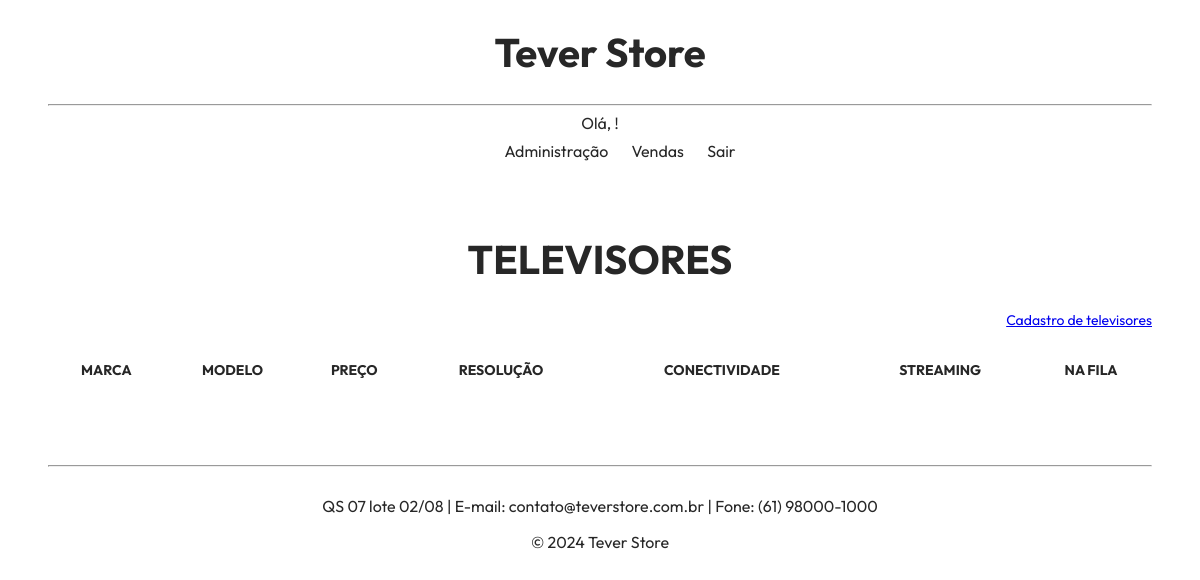
Before: /lista_tel.php with the older database file.
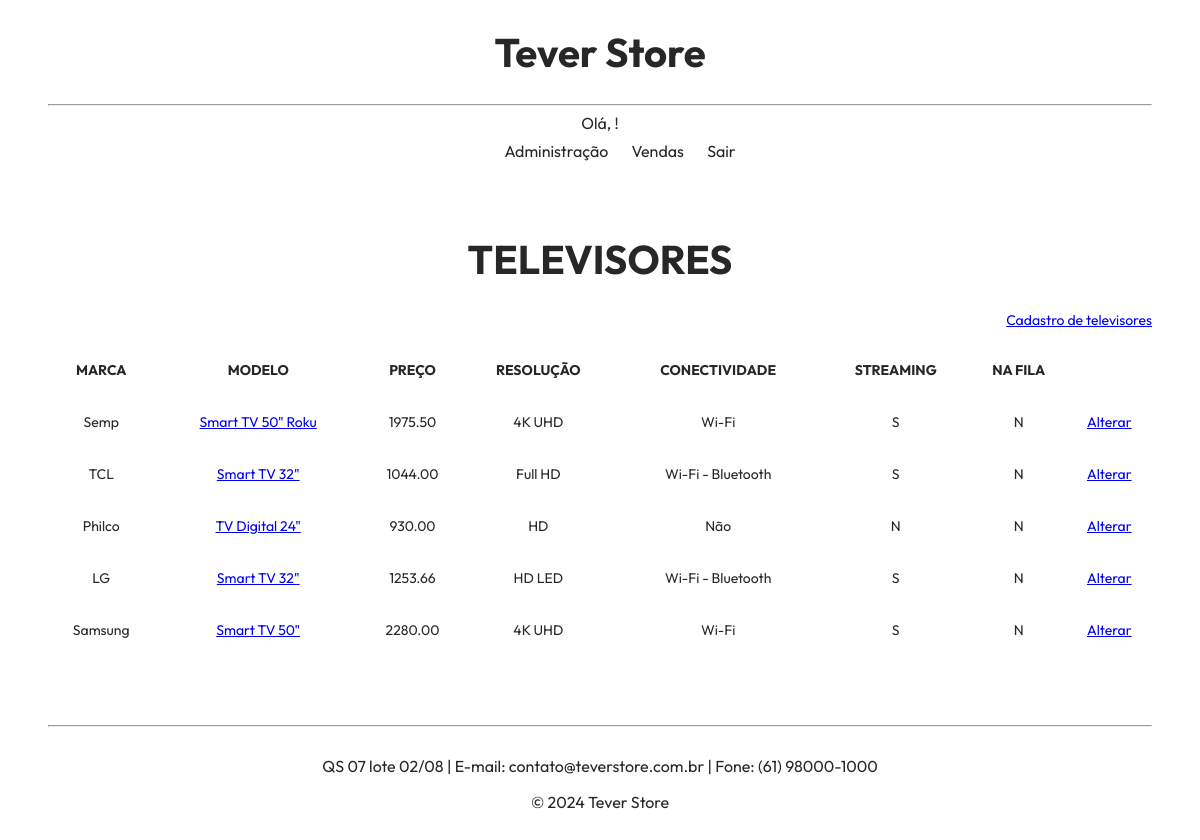
After: the same page with the newer database file.
### tables this page shows
CREATE TABLE IF NOT EXISTS `televisores` (
  `cod_tel` INT NOT NULL AUTO_INCREMENT,
  `marca_tel` VARCHAR(45) NOT NULL,
  `modelo_tel` VARCHAR(45) NOT NULL,
  `preco_tel` DECIMAL(9,2) NOT NULL,
  `resolucao_tel` VARCHAR(10) NOT NULL,
  `conectividade_tel` VARCHAR(45) NOT NULL,
  `streaming_tel` CHAR(1) NOT NULL,
  `fila_compra_tel` CHAR(1) NOT NULL,
  `vendas_cod_venda` INT NOT NULL,
  PRIMARY KEY (`cod_tel`),
  INDEX `fk_televisores_vendas1_idx` (`vendas_cod_venda` ASC) VISIBLE,
  CONSTRAINT `fk_televisores_vendas1`
    FOREIGN KEY (`vendas_cod_venda`)
    REFERENCES `vendas` (`cod_venda`)
    ON DELETE NO ACTION
    ON UPDATE NO ACTION);

### lista_tel.php (the view, shortened to what this page needs)
<!DOCTYPE html>
<html>
    <head>
        <link rel="stylesheet" type="text/css" href="css/layout.css">
		<link rel="stylesheet" type="text/css" href="css/menu.css">
    </head>
    <body>
        <div id="principal">
            <div class="header">
				<h1>Tever Store</h1>
			</div>
            <hr>
			<div class="menu_global">
                <p align="center"> Olá, <?php include "valida_login.php"; ?>!</p>
                <?php include "menu_local.php"; ?>
			</div>
			<div class="middle-list">
				<h1 style="font-size: 40px;">TELEVISORES</h1>
                <p align="right"><a href="cadastra_tel.php">Cadastro de televisores</a></p>
				<?php
					$conectar = mysqli_connect("localhost", "root", "#senai0308", "tever");
					$sql_consulta = "SELECT marca_tel, modelo_tel, preco_tel, resolucao_tel,
                    conectividade_tel, streaming_tel, fila_compra_tel, cod_tel FROM televisores";
					$sql_resultado = mysqli_query ($conectar, $sql_consulta);
				?>
				<table width="100%">
							<tr height="50px">
								<td><strong>MARCA</strong></td>
								<td><strong>MODELO</strong></td>
								<td><strong>PREÇO</strong></td>
								<td><strong>RESOLUÇÃO</strong></td>
								<td><strong>CONECTIVIDADE</strong></td>
								<td><strong>STREAMING</strong></td>
								<td><strong>NA FILA</strong></td>
							</tr>
					<?php
						while ($registro = mysqli_fetch_row($sql_resultado)) {
					?>
							<tr height="50px">
								<td>
									<?php echo $registro[0]; ?>
								</td>
								<td>
									<a href="exibe_tel.php?codigo=<?php echo $registro[7]; ?>">
										<?php echo $registro[1]; ?>
									</a>
								</td>
								<td>
									<?php echo $registro[2]; ?>
								</td>
								<td>
									<?php echo $registro[3]; ?>
								</td>
								<td>
									<?php echo $registro[4]; ?>
								</td>
								<td>
									<?php echo $registro[5]; ?>
								</td>
								<td>
									<?php echo $registro[6]; ?>
								</td>
								<td>
									<a href="altera_tel.php?codigo=<?php echo $registro[7]; ?>">
										Alterar
									</a>
								</td>
							</tr>
					<?php
						}
					?>
				</table>
			</div>
            <hr>
			<footer>
            	<p>QS 07 lote 02/08 | E-mail: contato@teverstore.com.br | Fone: (61) 98000-1000</p>
            	<p>&#169 2024 Tever Store</p>
        	</footer>
		</div>
    </body>
</html>

### menu_local.php (shortened to what this page needs)
<?php
	if ($_SESSION["funcao_fun"] == "administrador") {
?>
<ul>
	<li><a href="administracao.php" class="active">Administração</a></li>
	<li><a href="lista_fun.php" class="active">Funcionários</a></li>
	<li><a href="lista_tel.php">Televisores</a></li>
	<li><a href="vendas.php">Vendas</a></li>
	<li><a href="relatorios.php">Relatorios</a></li>
	<li><a href="logout.php" class="active">Sair</a></li>
</ul>
<?php
	}
	else {
?>
<ul>
	<li><a href="administracao.php" class="active">Administração</a></li>
	<li><a href="vendas.php">Vendas</a></li>
	<li><a href="logout.php" class="active">Sair</a></li>
</ul>
<?php
	}
?>

### css/layout.css (style rules this page uses)
.header { text-align: center; font-size: 20px; }
.middle-list { color: rgb(39, 39, 39); font-size: 14px; padding: 30px 0 60px 0; text-align: center; }
footer { padding: 5px; margin: auto 150px auto 150px; text-align: center; }

### css/menu.css (style rules this page uses)
.menu_global li { display: inline-flex; margin: 10px; }
.menu_global a { text-decoration: none; color: rgb(39, 39, 39); }

### lista_tel.php (style rules this page uses)
#principal { font-family: 'Outfit', serif; }

Changed rows visible on the page:
added televisores: marca_tel "Semp", modelo_tel "Smart TV 50\" Roku", preco_tel "1975.50", resolucao_tel "4K UHD", conectividade_tel "Wi-Fi", streaming_tel "S", fila_compra_tel "N"
added televisores: marca_tel "TCL", modelo_tel "Smart TV 32\"", preco_tel "1044.00", resolucao_tel "Full HD", conectividade_tel "Wi-Fi - Bluetooth", streaming_tel "S", fila_compra_tel "N"
added televisores: marca_tel "Philco", modelo_tel "TV Digital 24\"", preco_tel "930.00", resolucao_tel "HD", conectividade_tel "Não", streaming_tel "N", fila_compra_tel "N"
added televisores: marca_tel "LG", modelo_tel "Smart TV 32\"", preco_tel "1253.66", resolucao_tel "HD LED", conectividade_tel "Wi-Fi - Bluetooth", streaming_tel "S", fila_compra_tel "N"
added televisores: marca_tel "Samsung", modelo_tel "Smart TV 50\"", preco_tel "2280.00", resolucao_tel "4K UHD", conectividade_tel "Wi-Fi", streaming_tel "S", fila_compra_tel "N"
